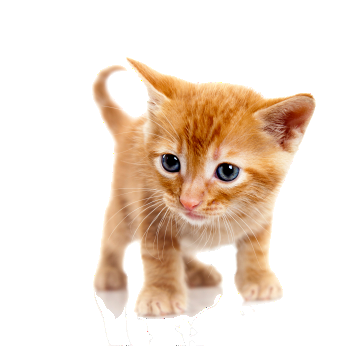
#> input picture test.png, 347 x 346 px
$ jupyter execute --allow-errors CV_1-plain.ipynb
#> lines starting #> are read from the running program, lines starting #| are printed output that depends on the picture; after the words box and inside, x2 and y2 are one past the last pixel; in counts of white or black regions, pixels touching at a corner belong together
# Computer Vision

[cell 1]
#poniższe linijki tylko dla Colaba

# from google.colab import drive
# drive.mount('/content/drive/')

[cell 2]
#poniższa linijki tylko dla Colaba

# !ls -la '/content/drive/My Drive/Colab Notebooks/'

[cell 3]
import cv2
from ipywidgets import interact, interactive, fixed, interact_manual
import ipywidgets as widgets
import matplotlib.pyplot as plt

#poniższa linijka tylko dla Colaba

# from google.colab.patches import cv2_imshow

#proszę poniżej wprowadzić odpowiednie nazwy pliku ze zdjęciem!
img_org = cv2.imread('test.png')
#> img_org is the input picture: shape (346, 347, 3); mean B, G, R 210, 223.4, 239.1
img2 = cv2.imread('test2.png')
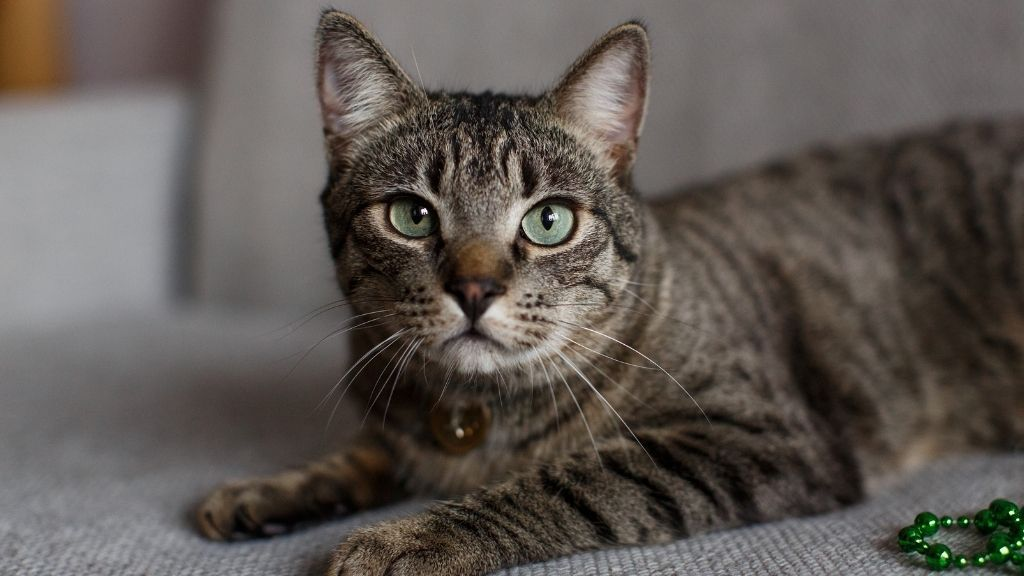
#> input picture test2.png, 1024 x 576 px
#> img2 is the input picture: shape (576, 1024, 3); mean B, G, R 83.2, 88.2, 94.7

[cell 4]
plt.imshow(img_org)

[cell 5]
import numpy as np
img = cv2.cvtColor(img_org, cv2.COLOR_BGR2RGB)
plt.imshow(img)

[cell 6]
img2 = cv2.cvtColor(img2, cv2.COLOR_BGR2RGB)
plt.imshow(img2)

# Filtry

[cell 7]
#Filters
import numpy as np

#Funkcja pomocnicza do stosowania filtrów
def apply_filter(source, kernel, gray=False):
    new_image = cv2.filter2D(source, -1, kernel)
    if gray:
        plt.imshow(new_image, cmap=plt.get_cmap('gray'))
    else:
        plt.imshow(new_image)
    return new_image

[cell 8]
#idendity
# proszę zadeklarować poprawny filtr identity (identyczność) jako macierz z numpy
idendity_kernel = None

print("identity")
#> (the rest of this cell did not finish here and is left out)

[cell 9]
#blur
# proszę zadeklarować poprawny filtr blur jako macierz z numpy
blur_kernel = None

print("blur")
#> (the rest of this cell did not finish here and is left out)


[cell 10]
#sharpen
# proszę zadeklarować poprawny filtr sharpen jako macierz z numpy
sharpen_kernel = None

print("sharpen")
#> (the rest of this cell did not finish here and is left out)


[cell 11]
#zapisanie zdjęcia w skali szarości
gray_img = cv2.cvtColor(img, cv2.COLOR_BGR2GRAY)
plt.imshow(gray_img, cmap=plt.get_cmap('gray'))

[cell 12]
#simply_edge_detection
# proszę zadeklarować poprawny filtr prostej detekcji krawędzi jako macierz z numpy
simply_edge_kernel = None

print("simply_edge_detection")
#> (the rest of this cell did not finish here and is left out)


[cell 13]
#bottom sobel
# proszę zadeklarować poprawny filtr bottom sobel jako macierz z numpy
bottom_sobel_kernel = None

print("bottom_sobel")
#> (the rest of this cell did not finish here and is left out)

[cell 14]
#left sobel
# proszę zadeklarować poprawny filtr left sobel jako macierz z numpy
left_sobel_kernel = None

print("left_sobel")
#> (the rest of this cell did not finish here and is left out)

#> (a cell that did not finish here is left out)

# Histogram Equalization

[cell 16]
import matplotlib.pyplot as plt

def show_histogram(image):
    ax1 = plt.subplot(331)
    plt.xlim([0, 256])
    plt.ylim([0, 4000])
    for i, col in enumerate(['b', 'g', 'r']):
        hist = cv2.calcHist([image], [i], None, [256], [0, 256])
        ax1 = plt.subplot(3,1,i+1, sharey=ax1)
        plt.plot(hist, color = col)

        if i<2:
            plt.setp(ax1.get_xticklabels(), visible=False)
    plt.show()
#> figure, not shown here; panel 3: curve peaks at x = 255, y = 80763

show_histogram(img)

[cell 17]
#Funkcja do wyrównywania histogramu
def show_hsv_equalized(image):
    new_image = cv2.cvtColor(image, cv2.COLOR_BGR2HSV)
#> new_image: shape (346, 347, 3); mean H, S, V 34.5, 37.5, 239.1
    H, S, V = cv2.split(new_image)
    eq_H = cv2.equalizeHist(H)
    eq_S = cv2.equalizeHist(S)
    eq_V = cv2.equalizeHist(V)
    eq_image = cv2.cvtColor(cv2.merge([H, S, eq_V]), cv2.COLOR_HSV2BGR)
    plt.imshow(eq_image)
    plt.show()
    show_histogram(eq_image)

show_hsv_equalized(img)

[cell 18]
show_histogram(img2)

[cell 19]
show_hsv_equalized(img2)
#> in show_hsv_equalized (call 2), `new_image = cv2.cvtColor(image, cv2.COLOR_BGR2HSV)`: new_image: shape (576, 1024, 3); mean H, S, V 96.1, 48.1, 95.7
#> in show_hsv_equalized (call 2), `H, S, V = cv2.split(new_image)`:
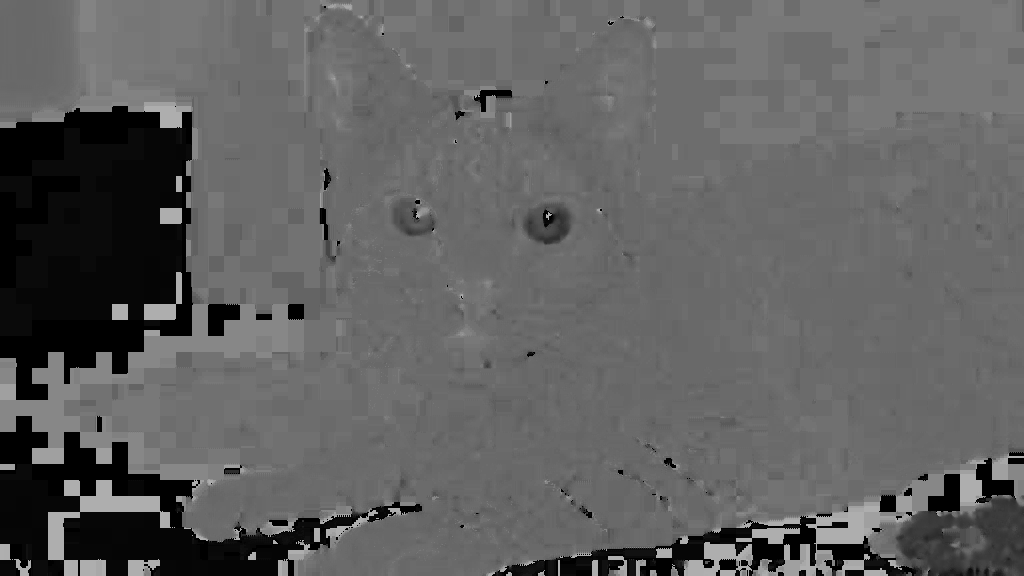
#> H: shape (576, 1024); min 0, max 178, mean 96.1
#> in show_hsv_equalized (call 2), `H, S, V = cv2.split(new_image)`:
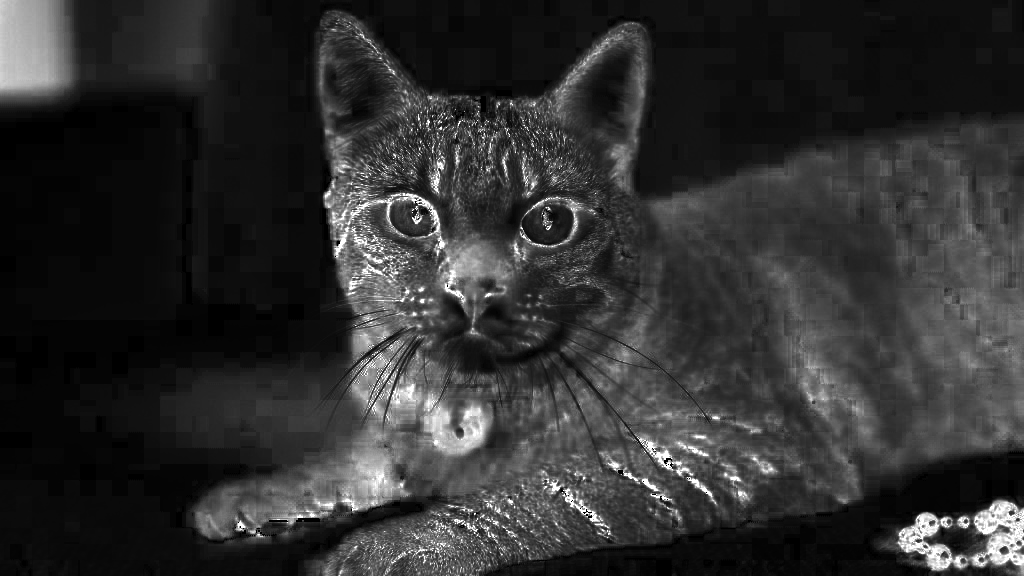
#> S: shape (576, 1024); min 0, max 255, mean 48.1
#> in show_hsv_equalized (call 2), `eq_H = cv2.equalizeHist(H)`:
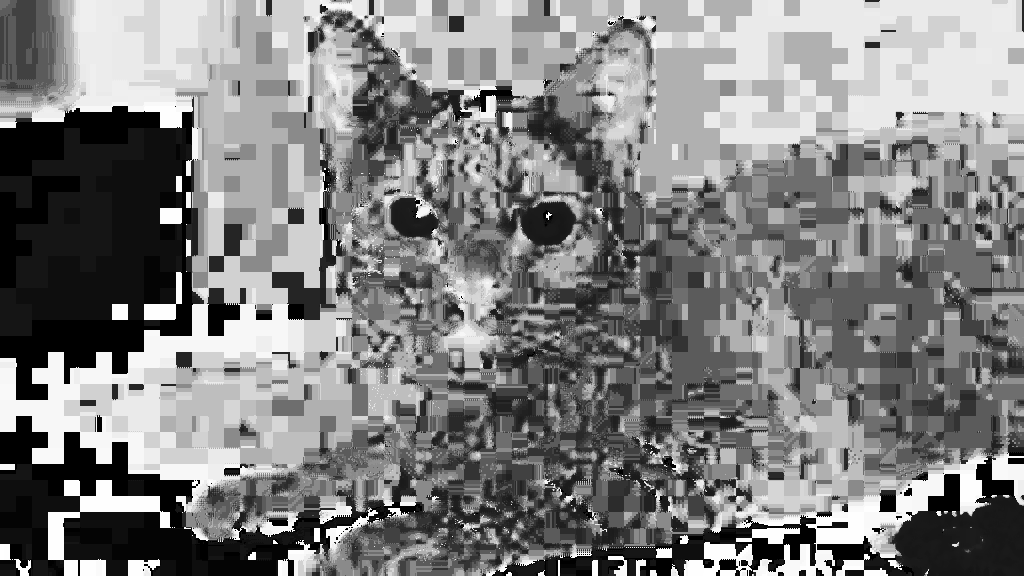
#> eq_H: shape (576, 1024); min 0, max 255, mean 128.1
#> in show_hsv_equalized (call 2), `eq_S = cv2.equalizeHist(S)`:
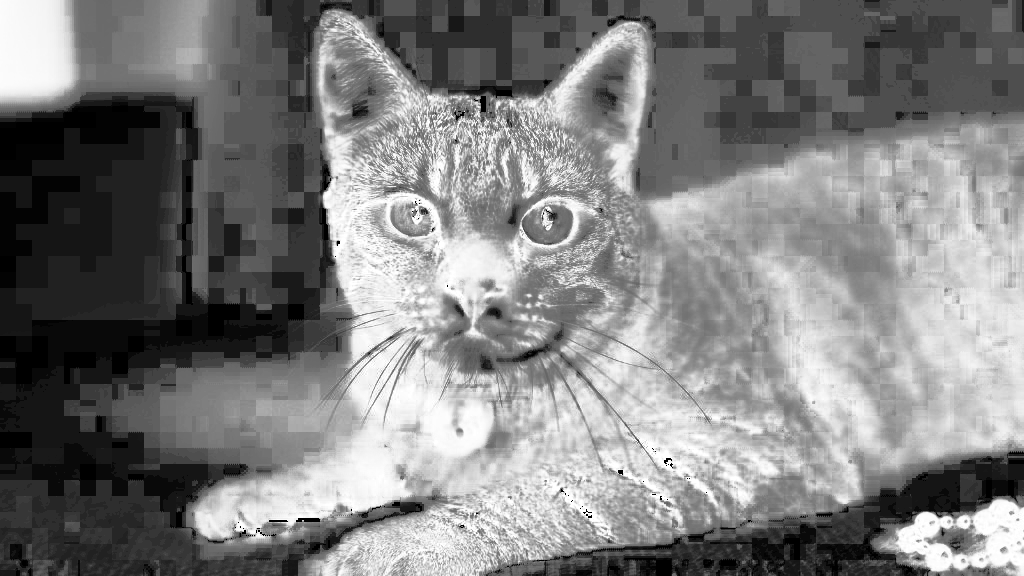
#> eq_S: shape (576, 1024); min 0, max 255, mean 127.1
#> in show_hsv_equalized (call 2), `eq_image = cv2.cvtColor(cv2.merge([H, S, eq_V]), cv2.COLOR_HSV2BGR)`:
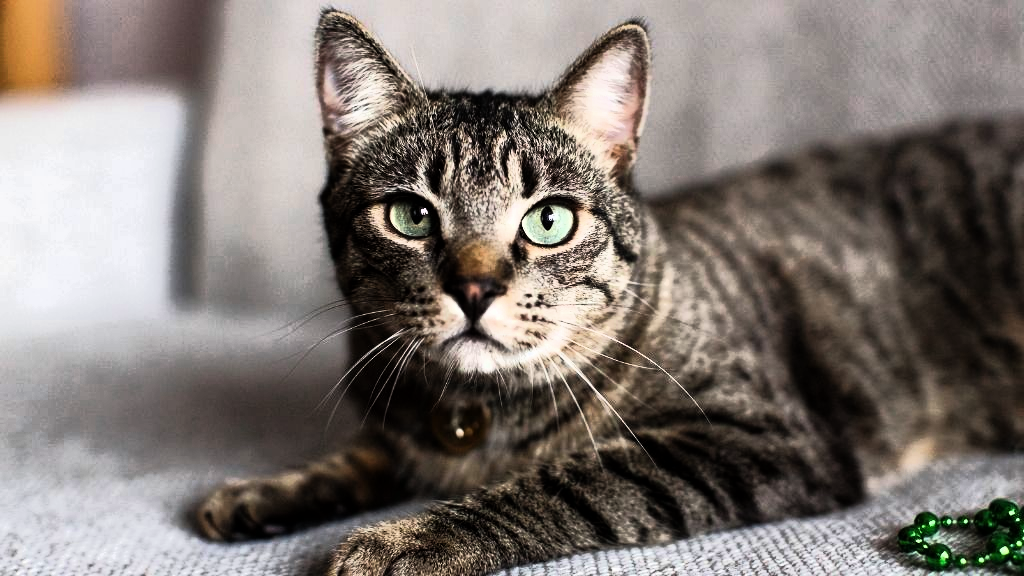
#> eq_image: shape (576, 1024, 3); mean R, G, B 127.2, 119, 113.8
#> in show_histogram (call 4), `plt.show()`:
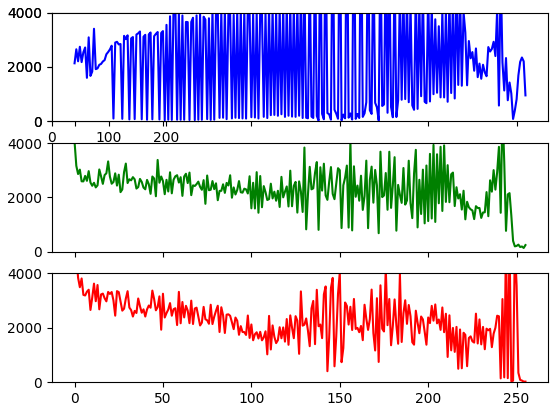
#> figure drawn by matplotlib, 3 panels; panel 3: curve peaks at x = 0, y = 7755
#> the sliders are set to x = 100

# Progression

[cell 20]
def threshold(image):
    @interact(x=widgets.IntSlider(min=0, max=255, step=1, value=100))
    def trackbar(x):
#> called with x = 100
        gray_img = cv2.cvtColor(img, cv2.COLOR_BGR2GRAY)
        _,thresh1 = cv2.threshold(gray_img,x,255,cv2.THRESH_BINARY)
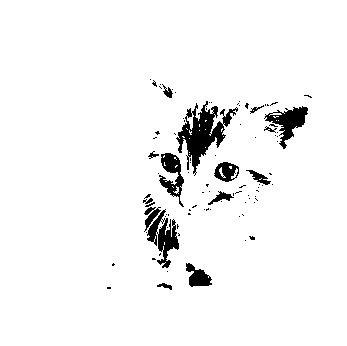
#> thresh1: shape (346, 347); 95.5% white; 92 black regions (77 under 20 px), largest, box (x1, y1, x2, y2) and area: (176, 101, 238, 176) 1663, (147, 209, 179, 268) 789, (264, 106, 308, 149) 740
#> the sliders are set to x = 9, y = True
        plt.imshow(thresh1, cmap=plt.get_cmap('gray'))

threshold(img)

[cell 21]
def adaptive_threshold(image):
    @interact(x=widgets.IntSlider(min=3, max=15, step=2, value=9), y=True)
    def trackbar(x, y):
#> called with x = 9, y = True
        gray_img = cv2.cvtColor(img, cv2.COLOR_BGR2GRAY)
        if y:
            adaptive_method = cv2.ADAPTIVE_THRESH_MEAN_C
        else:
            adaptive_method = cv2.ADAPTIVE_THRESH_GAUSSIAN_C
        result = cv2.adaptiveThreshold(gray_img,255,adaptive_method,
                                        cv2.THRESH_BINARY,x,2)
#> result: shape (346, 347); 83.6% white; 206 black regions (167 under 20 px), largest, box (x1, y1, x2, y2) and area: (94, 66, 229, 319) 6118, (134, 202, 223, 320) 2576, (211, 82, 315, 155) 2335
        plt.imshow(result, cmap=plt.get_cmap('gray'))

adaptive_threshold(img)

[cell 22]
help(cv2.adaptiveThreshold)

# Morphological operation

[cell 23]
# [18 lines left out: function morphological_operation, not called in this run]


#using sobel output form above
#> (the rest of this cell did not finish here and is left out)

# Feature Extraction

[cell 24]
import numpy as np
shapes = cv2.imread('contours.png')
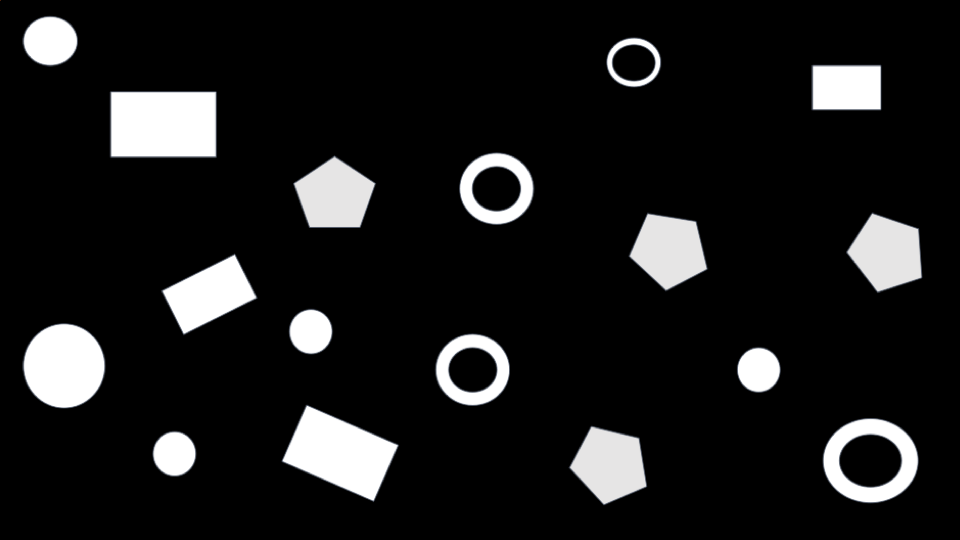
#> input picture contours.png, 960 x 540 px
#> shapes is the input picture: shape (540, 960, 3); mean B, G, R 27.4, 27.2, 27.2

gray_shapes = cv2.cvtColor(shapes, cv2.COLOR_BGR2GRAY)
_,thresh1 = cv2.threshold(gray_shapes,90,255,cv2.THRESH_BINARY)
#> thresh1: shape (540, 960); 11.2% white; 17 white regions
plt.imshow(thresh1, cmap=plt.get_cmap('gray'))

[cell 25]
contours, hierarchy = cv2.findContours(thresh1, cv2.RETR_TREE, cv2.CHAIN_APPROX_SIMPLE)
#> contours = 21 contours; largest, box (x1, y1, x2, y2) and area: (111, 92, 216, 157) 6656, (823, 419, 918, 503) 6176, (282, 406, 398, 501) 6042, (23, 324, 105, 408) 5297, (436, 334, 510, 406) 4046
img_with_contours = cv2.drawContours(shapes, contours, -1, (255,0,0), 3)
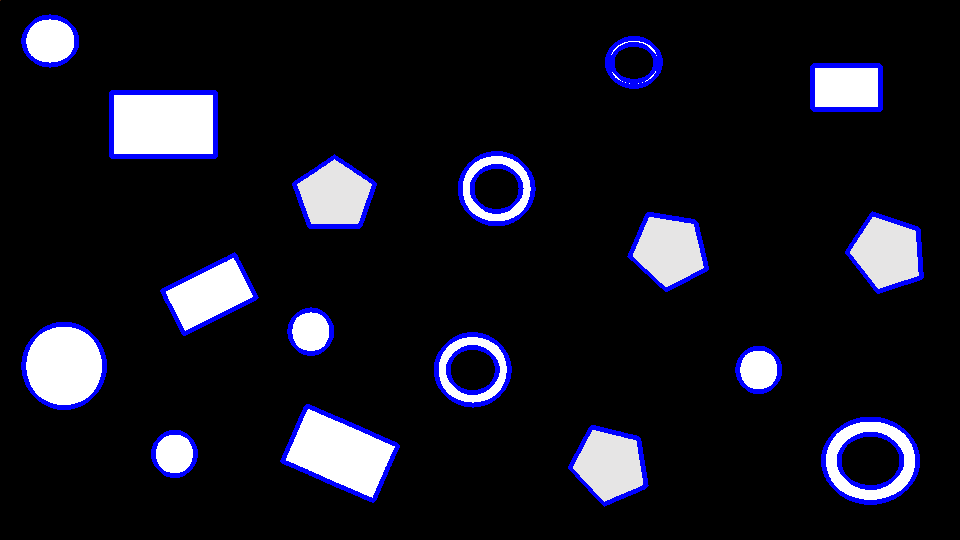
#> img_with_contours: shape (540, 960, 3); mean B, G, R 31.8, 21.9, 21.9
plt.imshow(img_with_contours)
print(hierarchy)
#> (printed output is left out)

[cell 26]
# Get rid of internal contours, extract information about childs

filtered_contours = []
has_a_child = []

for contour, h in zip(contours, hierarchy[0]):
    if h[3] == -1:
        filtered_contours.append(contour)
        if h[2] != -1:
            has_a_child.append(1)
        else:
            has_a_child.append(0)
#> this loop made 21 passes
#> h on passes 1 to 12: [1, -1, -1, -1], [2, 0, -1, -1], [4, 1, 3, -1], [-1, -1, -1, 2], [5, 2, -1, -1], [6, 4, -1, -1], [8, 5, 7, -1], [-1, -1, -1, 6], [9, 6, -1, -1], [10, 8, -1, -1], [11, 9, -1, -1], [12, 10, -1, -1]
#> (contour, h) on pass 17: ([[111, 92], [111, 156], [215, 156], [215, 92]], [17, 14, -1, -1])
#> after the loop, filtered_contours = 17 contours; largest, box (x1, y1, x2, y2) and area: (111, 92, 216, 157) 6656, (823, 419, 918, 503) 6176, (282, 406, 398, 501) 6042, (23, 324, 105, 408) 5297, (436, 334, 510, 406) 4046; has_a_child = [0, 0, 1, 0, 0, 1, 0, 0, 0, 0, 0, 0, 1, 0, 0, 1, 0]
print(has_a_child)
#| [0, 0, 1, 0, 0, 1, 0, 0, 0, 0, 0, 0, 1, 0, 0, 1, 0]

[cell 27]
# Get all usefull information from contours
features_list = []

for contour, childs in zip(filtered_contours, has_a_child):
    print(contour)
    moments = cv2.moments(contour)
    hu_moments = cv2.HuMoments(moments)

    contour_area = cv2.contourArea(contour)
    arc_length = cv2.arcLength(contour, True)
    if arc_length > 0:
        features = {f'Hu moment no. {x}': hu[0] for x, hu in enumerate(hu_moments)}
        features['circularity'] = 4 * 3.14 * contour_area / arc_length**2
        features['has_child'] = childs
        features_list.append(features)
#> this loop made 17 passes
#> (contour, childs, contour_area, arc_length) on pass 14: ([[111, 92], [111, 156], [215, 156], [215, 92]], 0, 6656, 336)
#> (childs, contour_area, arc_length) on passes 1 to 6: (0, 1434.5, 141.3), (0, 3921.5, 251.5), (1, 6175.5, 294.8), (0, 6042, 344.2), (0, 1441, 141.9), (1, 4046, 238.8)
#> (printed output is left out)
#> after the loop, features_list = 17 items

[cell 28]
# Save data as pd.DataFrame
import pandas as pd

pd.options.display.float_format = "{:,.2f}".format
df = pd.DataFrame(features_list)
#> df = table of 17 rows and 9 columns
df
#> Out = table of 17 rows and 9 columns
